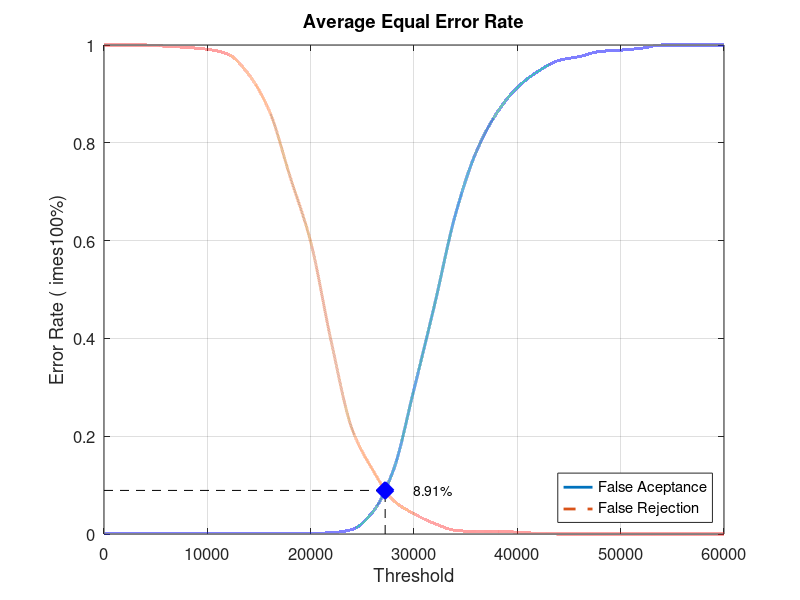
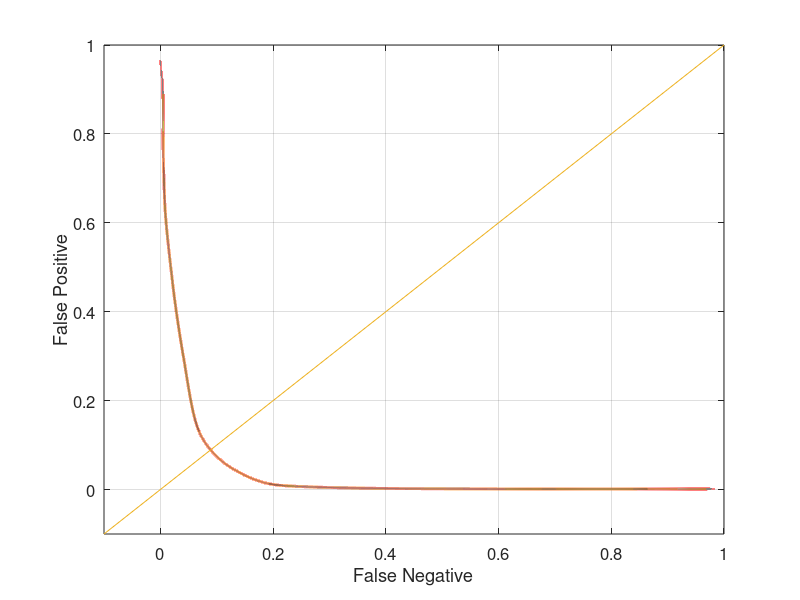

MATLAB code to generate these figures, in order:
close all;
clear;
clc;
x = 0:2000:60000;
xq = 0:0.5:60000;

y0 = [0 0.00131579 0.00131579 0.00131579 0.00131579 0.00131579 0.00131579 0.00131579 0.00131579 0.00131579 0.00131579 0.00263158 0.00921053 0.0447368 0.130263 0.296053 0.469737 0.652632 0.780263 0.860526 0.913158 0.946053 0.968421 0.976316 0.986842 0.989474 0.993421 1 1 1 1]
yy0 = interp1(x, y0, xq, 'pchip');
y1 = [1 1 1 0.9975 0.995 0.99125 0.98125 0.94 0.865 0.73125 0.5975 0.3925 0.215 0.13125 0.06875 0.04125 0.02125 0.0075 0.005 0.005 0.00375 0.00125 0 0 0 0 0 0 0 0 0]
yy1 = interp1(x, y1, xq, 'pchip');

% Calculating EER: 
y2 = abs(y0 - y1);
find(y2 == min(y2))
yy2 = abs(yy0 - yy1);
xEER = find(yy2 == min(yy2));
xEERIndex = xq(xEER) % X-axis EER
yEER = yy0(xEER) % Y-axis EER

main = figure
plot(xq, yy0,'-','LineWidth', 2);	hold on
plot(xq, yy1,'--','LineWidth', 2);	hold on
plot([xEERIndex xEERIndex], [0 yEER], 'k--');	hold on
plot([0 xEERIndex], [yEER yEER], 'k--');	hold on
plot(xEERIndex, yEER, 'bx', 'LineWidth', 10);	hold on
text(xEERIndex + 10 * xEERIndex / 100, yEER, [num2str(round((10000 * yEER)) / 100) '%'])
legend('False Aceptance', 'False Rejection', 'Location', 'SouthEast')
xlabel('Threshold')
ylabel('Error Rate (	imes100%)')
title('Average Equal Error Rate')
set(gca, 'FontSize', 12)
axis([0 60000 0 1])
grid on

print(main, 'Experiment3AverageMain', '-dpng');
FNRxFPR = figure('Color', [1 1 1]);
plot(yy1, yy0, '-', yy1, yy0, 'LineWidth', 2);
hold on
y = -0.1:0.1:1
plot(y, y); 
set(gca, 'FontSize', 12)
xlabel('False Negative')
ylabel('False Positive')
axis([-0.1 1 -0.1 1])
set(gca, 'FontSize', 12)
grid on

print(FNRxFPR, 'Experiment3AverageFNRxFPR','-dpng');
